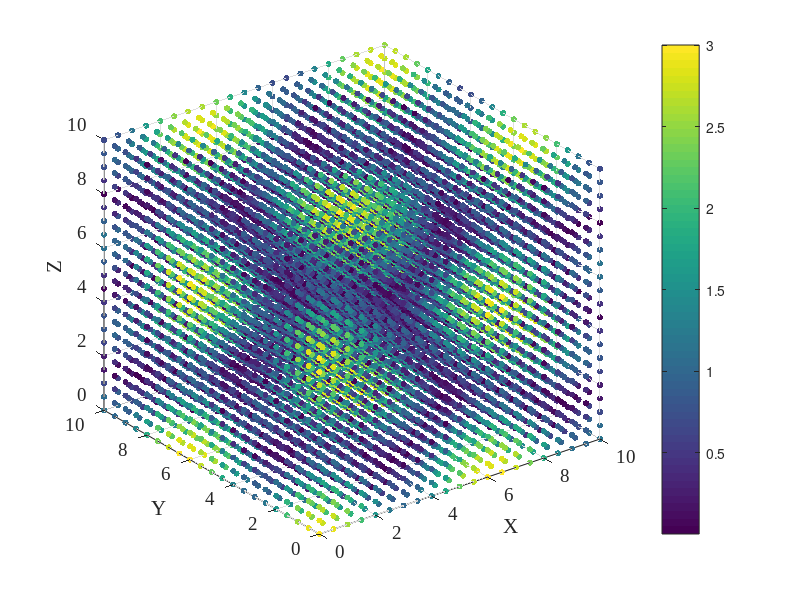

This figure's MATLAB source:
% +------------------------------------------------------+
% |                4D Data Visualization                 |
% |              with MATLAB Implementation              | 
% |                                                      |
% | Author: M.Sc. Eng. Hristo Zhivomirov        02/16/13 | 
% +------------------------------------------------------+

clear, clc, close all

% form the axes
x = 0:0.5:10;                   % first dimension independent variable
y = 0:0.5:10;                   % second dimension independent variable
z = 0:0.5:10;                   % third dimension independent variable
[X, Y, Z] = meshgrid(x, y, z);  % form the 3D data grid

% form the data matrix - it is the fourth dimension
% the data could be imported from a file or could be generated via equation 
data = abs(cos(X) + cos(Y) + cos(Z));   

% plot the data
figure(1)
scatter3(X(:), Y(:), Z(:), 20, data(:), 'filled')
set(gca, 'FontName', 'Times New Roman', 'FontSize', 14)
xlabel('X')
ylabel('Y')
zlabel('Z')
colorbar
